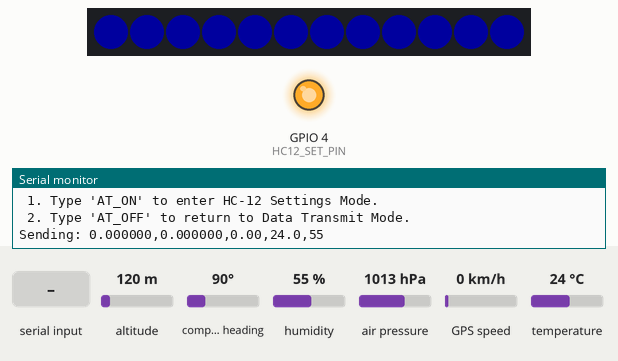
Recording of a sketch running on a simulated ESP32. Shown: 12 RGB LEDs in strip order, left to right, output pins drawn as LEDs (lit = HIGH), the last lines printed to the serial monitor. The inputs (shaded band) are chosen by the test bench; at power-on: altitude 120 m, compass heading 90°, humidity 55 %, air pressure 1013 hPa, GPS speed 0 km/h, temperature 24 °C. Dim RGB values are drawn brighter than linear; the GPS gets a fix after 3 s at 37.7749, -122.4194 with 8 satellites.

Above: at 1.7 s.
1.8 s: "AT_ON\n" received over Serial
At 2.6 s:
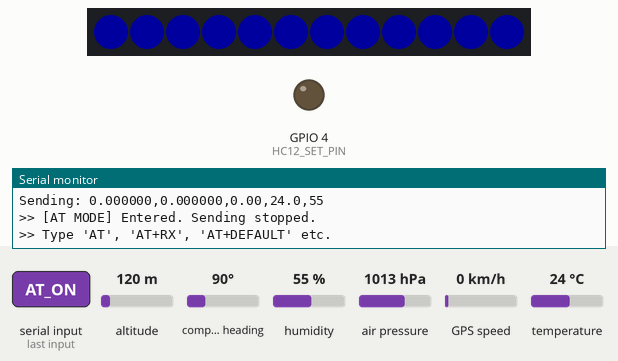
3.3 s: "AT_OFF\n" received over Serial
At 3.8 s:
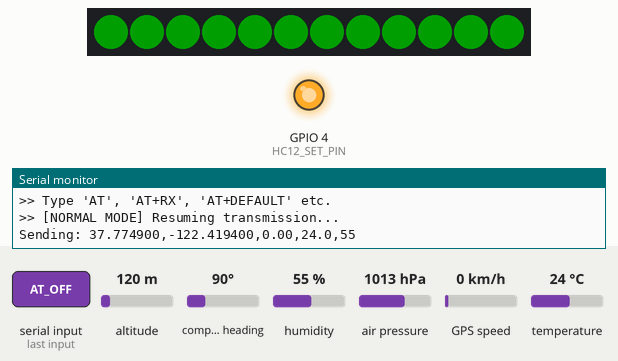
Timing chart, 0 to 6.3 s (numbered marks = the images above; inputs shaded):
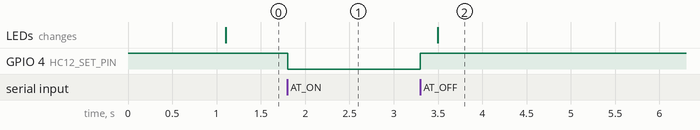

Measured:
- after the input at 1.8 s, GPIO 4 (HC12_SET_PIN): HIGH → LOW at once
- after the input at 3.3 s, GPIO 4 (HC12_SET_PIN): LOW → HIGH at once; the LEDs: change after 0.20 s (image 2)

The sketch:

FINAL_SAT.ino
```cpp
/*
 * [위성 탑재용 송신 코드 + AT 커맨드 기능]
 * - 평소: 1초마다 GPS 및 센서 데이터 전송
 * - 기능: 시리얼 모니터에 'AT_ON' 입력 시 설정 모드 진입
 */

#include <Wire.h>
#include <Adafruit_Sensor.h>
#include <Adafruit_MPU6050.h>
#include <Adafruit_AHTX0.h>
#include <Adafruit_BMP280.h>
#include <Adafruit_NeoPixel.h>
#include <TinyGPS++.h>
#include <HardwareSerial.h>

// --- 핀 설정 ---
#define NEOPIXEL_PIN  13
#define NUMPIXELS     12
Adafruit_NeoPixel pixels(NUMPIXELS, NEOPIXEL_PIN, NEO_GRB + NEO_KHZ800);

// [추가] HC-12 SET 제어 핀 (반드시 물리적으로 연결하세요: GPIO 4)
#define HC12_SET_PIN 4

// GPS 연결 (UART1, 핀 26/27)
#define GPS_RX_PIN 26
#define GPS_TX_PIN 27

// HC-12 연결 (UART2, 핀 16/17)
#define HC12_RX_PIN 16
#define HC12_TX_PIN 17

// 객체 생성
Adafruit_MPU6050 mpu;
Adafruit_AHTX0 aht;
Adafruit_BMP280 bmp;
TinyGPSPlus gps;

HardwareSerial GPS_Serial(1);
HardwareSerial HC12(2);

float base_pressure = 1013.25;
unsigned long last_send_time = 0;
bool isAtMode = false; // AT 모드 상태 플래그 (false=통신, true=설정)

void setup() {
  Serial.begin(115200); // PC 디버깅용

  // [추가] SET 핀 설정 (초기엔 HIGH = 통신 모드)
  pinMode(HC12_SET_PIN, OUTPUT);
  digitalWrite(HC12_SET_PIN, HIGH);

  GPS_Serial.begin(9600, SERIAL_8N1, GPS_RX_PIN, GPS_TX_PIN);
  HC12.begin(9600, SERIAL_8N1, HC12_RX_PIN, HC12_TX_PIN);

  pixels.begin();
  pixels.setBrightness(30);

  // 센서 초기화 (실패해도 멈추지 않고 진행하도록 수정 - 디버깅 편의)
  bool status = true;
  if (!mpu.begin()) { Serial.println("MPU Fail"); status = false; }
  if (!aht.begin()) { Serial.println("AHT Fail"); status = false; }
  if (!bmp.begin(0x76) && !bmp.begin(0x77)) { Serial.println("BMP Fail"); status = false; }

  if(!status) {
    setLedColor(255, 0, 0); // 실패: 빨강
    // 멈추지 않고 진행 (AT모드라도 쓰기 위해)
  }

  // 기압 센서가 살아있다면 기준 기압 설정
  if(status) base_pressure = bmp.readPressure() / 100.0;

  Serial.println("=== Satellite Ready ===");
  Serial.println("Commands:");
  Serial.println(" 1. Type 'AT_ON' to enter HC-12 Settings Mode.");
  Serial.println(" 2. Type 'AT_OFF' to return to Data Transmit Mode.");
}

void loop() {

  // ============================================================
  // [1] PC로부터 명령어 입력 처리 (AT 모드 전환 로직)
  // ============================================================
  if (Serial.available()) {
    String input = Serial.readStringUntil('\n');
    input.trim(); // 공백/줄바꿈 제거

    // 1-1. 설정 모드 진입 명령
    if (input.equalsIgnoreCase("AT_ON")) {
      isAtMode = true;
      digitalWrite(HC12_SET_PIN, LOW); // SET 핀 LOW -> AT 모드 진입
      delay(100); // 진입 대기 (필수)
      Serial.println("\n>> [AT MODE] Entered. Sending stopped.");
      Serial.println(">> Type 'AT', 'AT+RX', 'AT+DEFAULT' etc.");
    }
    // 1-2. 통신 모드 복귀 명령
    else if (input.equalsIgnoreCase("AT_OFF")) {
      isAtMode = false;
      digitalWrite(HC12_SET_PIN, HIGH); // SET 핀 HIGH -> 통신 모드 복귀
      delay(100); // 복귀 대기 (필수)
      Serial.println("\n>> [NORMAL MODE] Resuming transmission...");
    }
    // 1-3. 그 외 입력 (AT 모드일 때만 HC-12로 전달)
    else {
      if (isAtMode) {
        HC12.println(input); // 사용자가 입력한 명령어(예: AT+C005)를 HC-12에 전송
      }
    }
  }

  // ============================================================
  // [2] HC-12 응답 확인 (AT 모드일 때 응답 보기)
  // ============================================================
  if (HC12.available()) {
    // AT 모드일 때 HC-12가 보낸 "OK" 같은 응답을 PC 화면에 출력
    if (isAtMode) {
      char c = HC12.read();
      Serial.write(c);
    } else {
      // 통신 모드일 때는 버퍼 비우기 (혹시 모를 쓰레기 값 제거)
      HC12.read();
    }
  }

  // ============================================================
  // [3] 센서 데이터 전송 (AT 모드가 아닐 때만 실행!)
  // ============================================================
  if (!isAtMode) {
    // GPS 파싱 (항상 수행해야 위치를 안 잃어버림)
    while (GPS_Serial.available() > 0) {
      gps.encode(GPS_Serial.read());
    }

    if (millis() - last_send_time > 1000) {
      last_send_time = millis();

      // 센서 데이터 읽기
      float alt = 0, temp = 0, humi = 0;

      // 센서가 연결되어 있을 때만 값 읽기 (에러 방지)
      if (aht.begin()) {
        sensors_event_t humidity, temp_aht;
        aht.getEvent(&humidity, &temp_aht);
        temp = temp_aht.temperature;
        humi = humidity.relative_humidity;
      }
      if (bmp.begin()) {
        alt = bmp.readAltitude(base_pressure);
      }

      String packet = "";
      if (gps.location.isValid()) {
        packet += String(gps.location.lat(), 6) + ",";
        packet += String(gps.location.lng(), 6) + ",";
        setLedColor(0, 255, 0);
      } else {
        packet += "0.000000,0.000000,";
        setLedColor(0, 0, 255);
      }

      packet += String(alt, 2) + ",";
      packet += String(temp, 1) + ",";
      packet += String(humi, 0);

      HC12.println(packet);
      Serial.print("Sending: ");
      Serial.println(packet);
    }
  }
}

void setLedColor(int r, int g, int b) {
  for(int i=0; i<NUMPIXELS; i++) {
    pixels.setPixelColor(i, pixels.Color(r, g, b));
  }
  pixels.show();
}
```
